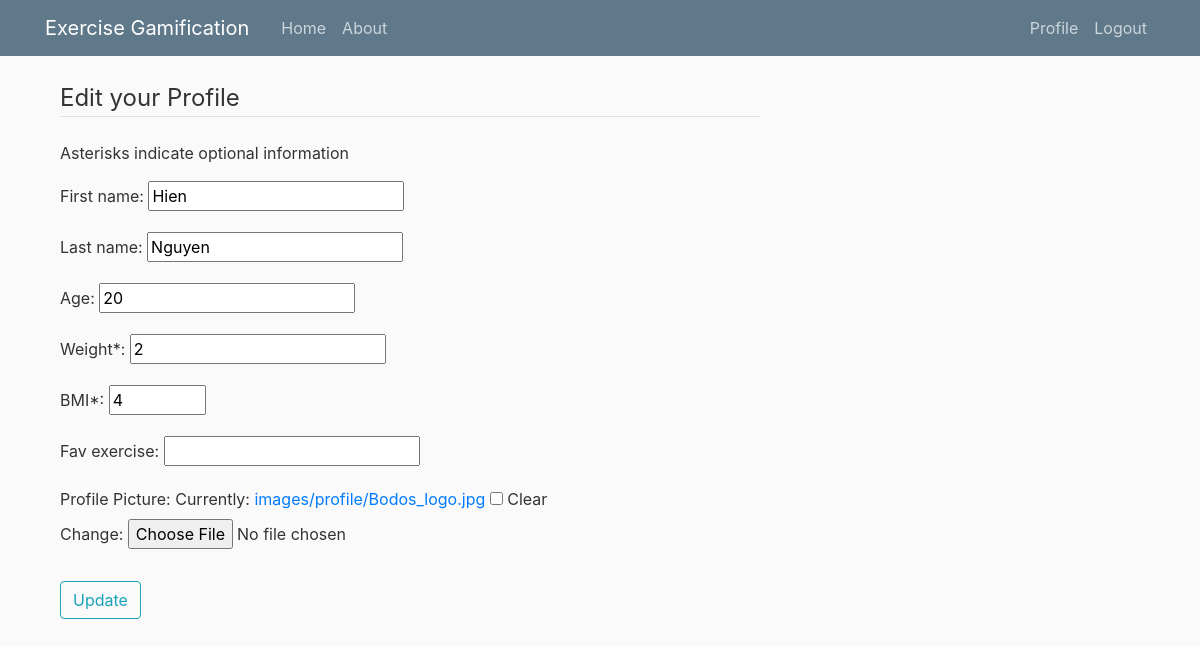
Before: /profile/edit/ (signed in) with the older database file.
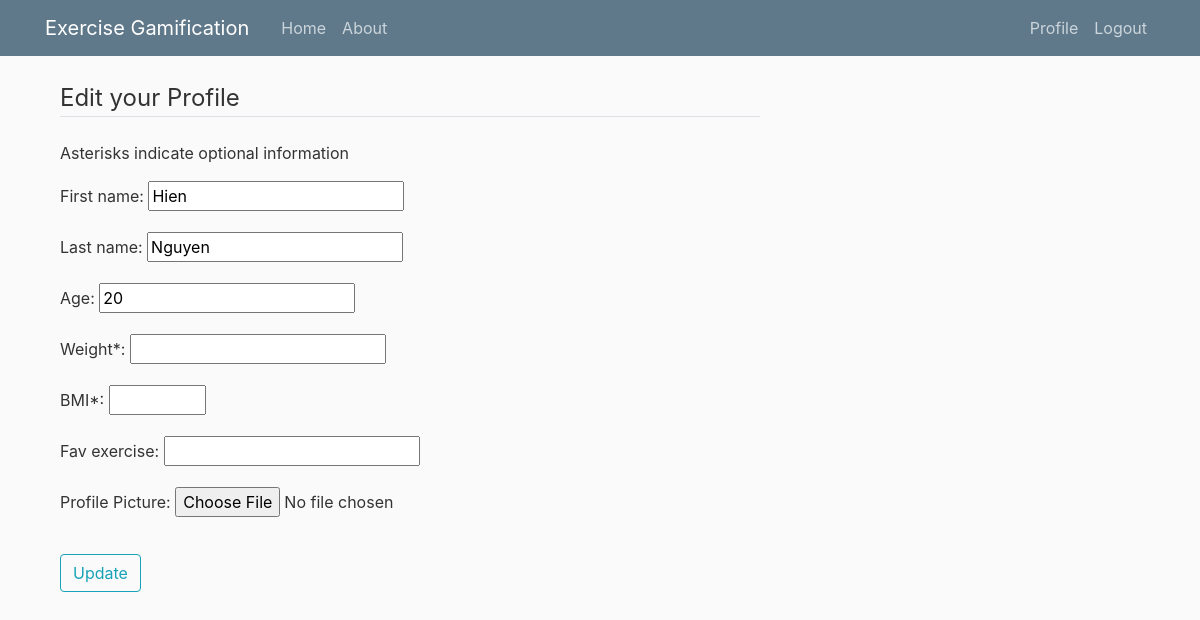
After: the same page with the newer database file.
### exercisegamification/models.py (models this page shows, shortened)
class Profile(models.Model):
    user = models.OneToOneField(User, on_delete=models.CASCADE)
    first_name = models.TextField(max_length=30, blank=True)
    last_name = models.TextField(max_length=30, blank=True)
    age = models.IntegerField(default=0)
    weight = models.IntegerField(null=True, blank=True)
    bmi = models.IntegerField(null=True, blank=True)
    fav_exercise = models.TextField(max_length=500, blank=True)
    profile_pic = models.ImageField(null=True, blank=True, upload_to='profile/')
    public = models.BooleanField(default=False)
    private = models.BooleanField(default=True)

### exercisegamification/views.py (the view)
# urls.py: path('profile/edit/', views.edit_profile, name='edit_profile'),
def edit_profile(request):
    loggedProfile = Profile.objects.get(user=request.user)
    if request.method == 'POST':
        req_form = EditProfileForm(request.POST, request.FILES)
        if req_form.is_valid():
            loggedProfile.first_name = req_form.cleaned_data.get('first_name')
            loggedProfile.last_name = req_form.cleaned_data.get('last_name')
            loggedProfile.age = req_form.cleaned_data.get('age')
            loggedProfile.weight = req_form.cleaned_data.get('weight')
            loggedProfile.bmi = req_form.cleaned_data.get('bmi')
            loggedProfile.fav_exercise = req_form.cleaned_data.get('fav_exercise')
            loggedProfile.profile_pic = req_form.cleaned_data.get('profile_pic')
            loggedProfile.save()
            return redirect('/profile/')
    else:
        req_form = EditProfileForm(initial = {'first_name':loggedProfile.first_name, 'last_name': loggedProfile.last_name, 'age'
                                          :loggedProfile.age, 'weight': loggedProfile.weight, 'bmi': loggedProfile.bmi,
                                              'fav_exercise': loggedProfile.fav_exercise, 'profile_pic': loggedProfile.profile_pic})
        args = {'req_form': req_form}
        return render(request, 'exercisegamification/edit_profile.html', args)

### exercisegamification/forms.py
class EditProfileForm(ModelForm):
    first_name = forms.CharField(max_length=50, required=True)
    last_name = forms.CharField(max_length=50, required=True)
    age = forms.IntegerField(max_value=None,min_value=0, label="Age")
    weight = forms.IntegerField(max_value=None, min_value=0, required=False, label='Weight*')
    bmi = forms.IntegerField(max_value=100, min_value=0, required=False, label='BMI*')
    fav_exercise = forms.CharField(max_length=500, required=True)
    profile_pic = forms.ImageField(required=False, label='Profile Picture')
    class Meta:
        model = Profile
        fields = (
            'first_name',
            'last_name',
            'age',
            'weight',
            'bmi',
            'fav_exercise',
            'profile_pic'
        )

### exercisegamification/templates/exercisegamification/edit_profile.html (shortened to what this page needs)
{% extends "exercisegamification/base.html" %}
{% block content %}
<div class="container">
    <form method="post" enctype="multipart/form-data">
        <fieldset class="form-group">
            <legend class="border-bottom mb-4">Edit your Profile</legend>
            <p>Asterisks indicate optional information</p>
            {{ req_form.as_p }}
        </fieldset>
        <button type="submit" class = "btn btn-outline-info">Update</button>
    </form>
</div>
{% endblock %}

Changed rows visible on the page:
changed Profile "Hien": weight "2" → (not shown); bmi "4" → (not shown)
Other visible differences:
form field as_p: "☐" → (not shown)
text no longer shown: "First name: Last name: Age: Weight*: BMI*: Fav exercise: Profile Picture: Currently: images/profile/Bodos_logo.jpg Clear Change:"
text now shown: "First name: Last name: Age: Weight*: BMI*: Fav exercise: Profile Picture:"
